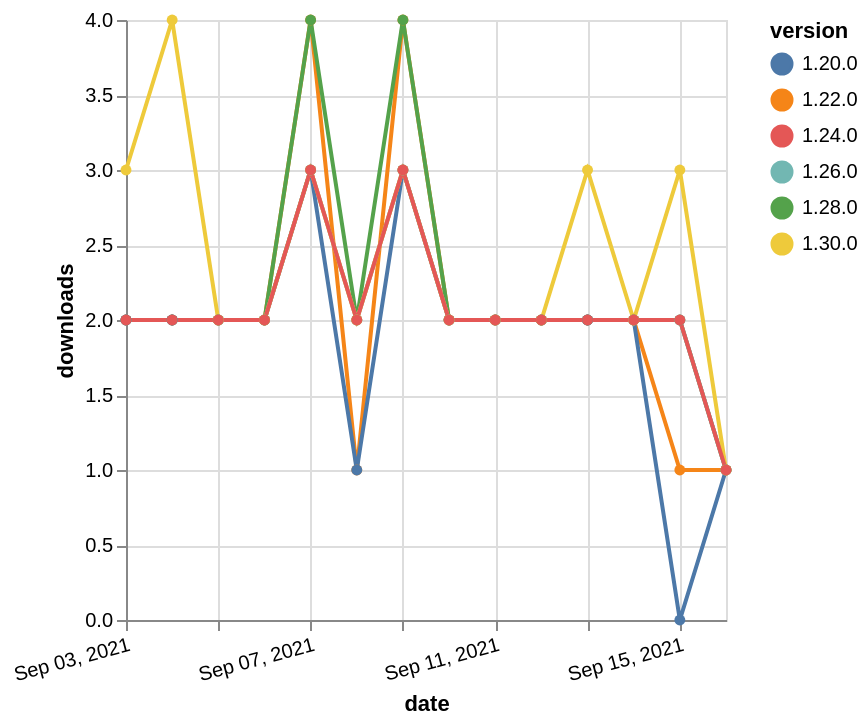

Write the Vega-Lite specification saved for this chart.
### Vega-Lite specification from a JSON file in a GitHub repository (floating-point values rounded to 4 significant figures)
{"$schema": "https://vega.github.io/schema/vega-lite/v5.json", "description": "A simple bar chart with embedded data.", "data": {"values": [{"date": "2021-09-03", "total": 1947, "delta": 2, "version": "1.22.0"}, {"date": "2021-09-04", "total": 1949, "delta": 2, "version": "1.22.0"}, {"date": "2021-09-05", "total": 1951, "delta": 2, "version": "1.22.0"}, {"date": "2021-09-06", "total": 1953, "delta": 2, "version": "1.22.0"}, {"date": "2021-09-07", "total": 1957, "delta": 4, "version": "1.22.0"}, {"date": "2021-09-08", "total": 1958, "delta": 1, "version": "1.22.0"}, {"date": "2021-09-09", "total": 1962, "delta": 4, "version": "1.22.0"}, {"date": "2021-09-10", "total": 1964, "delta": 2, "version": "1.22.0"}, {"date": "2021-09-11", "total": 1966, "delta": 2, "version": "1.22.0"}, {"date": "2021-09-12", "total": 1968, "delta": 2, "version": "1.22.0"}, {"date": "2021-09-13", "total": 1970, "delta": 2, "version": "1.22.0"}, {"date": "2021-09-14", "total": 1972, "delta": 2, "version": "1.22.0"}, {"date": "2021-09-15", "total": 1973, "delta": 1, "version": "1.22.0"}, {"date": "2021-09-16", "total": 1974, "delta": 1, "version": "1.22.0"}, {"date": "2021-09-03", "total": 710, "delta": 2, "version": "1.28.0"}, {"date": "2021-09-04", "total": 712, "delta": 2, "version": "1.28.0"}, {"date": "2021-09-05", "total": 714, "delta": 2, "version": "1.28.0"}, {"date": "2021-09-06", "total": 716, "delta": 2, "version": "1.28.0"}, {"date": "2021-09-07", "total": 720, "delta": 4, "version": "1.28.0"}, {"date": "2021-09-08", "total": 722, "delta": 2, "version": "1.28.0"}, {"date": "2021-09-09", "total": 726, "delta": 4, "version": "1.28.0"}, {"date": "2021-09-10", "total": 728, "delta": 2, "version": "1.28.0"}, {"date": "2021-09-11", "total": 730, "delta": 2, "version": "1.28.0"}, {"date": "2021-09-12", "total": 732, "delta": 2, "version": "1.28.0"}, {"date": "2021-09-13", "total": 734, "delta": 2, "version": "1.28.0"}, {"date": "2021-09-14", "total": 736, "delta": 2, "version": "1.28.0"}, {"date": "2021-09-15", "total": 738, "delta": 2, "version": "1.28.0"}, {"date": "2021-09-16", "total": 739, "delta": 1, "version": "1.28.0"}, {"date": "2021-09-03", "total": 1021, "delta": 2, "version": "1.26.0"}, {"date": "2021-09-04", "total": 1023, "delta": 2, "version": "1.26.0"}, {"date": "2021-09-05", "total": 1025, "delta": 2, "version": "1.26.0"}, {"date": "2021-09-06", "total": 1027, "delta": 2, "version": "1.26.0"}, {"date": "2021-09-07", "total": 1030, "delta": 3, "version": "1.26.0"}, {"date": "2021-09-08", "total": 1032, "delta": 2, "version": "1.26.0"}, {"date": "2021-09-09", "total": 1035, "delta": 3, "version": "1.26.0"}, {"date": "2021-09-10", "total": 1037, "delta": 2, "version": "1.26.0"}, {"date": "2021-09-11", "total": 1039, "delta": 2, "version": "1.26.0"}, {"date": "2021-09-12", "total": 1041, "delta": 2, "version": "1.26.0"}, {"date": "2021-09-13", "total": 1043, "delta": 2, "version": "1.26.0"}, {"date": "2021-09-14", "total": 1045, "delta": 2, "version": "1.26.0"}, {"date": "2021-09-15", "total": 1047, "delta": 2, "version": "1.26.0"}, {"date": "2021-09-16", "total": 1048, "delta": 1, "version": "1.26.0"}, {"date": "2021-09-03", "total": 2034, "delta": 2, "version": "1.20.0"}, {"date": "2021-09-04", "total": 2036, "delta": 2, "version": "1.20.0"}, {"date": "2021-09-05", "total": 2038, "delta": 2, "version": "1.20.0"}, {"date": "2021-09-06", "total": 2040, "delta": 2, "version": "1.20.0"}, {"date": "2021-09-07", "total": 2043, "delta": 3, "version": "1.20.0"}, {"date": "2021-09-08", "total": 2044, "delta": 1, "version": "1.20.0"}, {"date": "2021-09-09", "total": 2047, "delta": 3, "version": "1.20.0"}, {"date": "2021-09-10", "total": 2049, "delta": 2, "version": "1.20.0"}, {"date": "2021-09-11", "total": 2051, "delta": 2, "version": "1.20.0"}, {"date": "2021-09-12", "total": 2053, "delta": 2, "version": "1.20.0"}, {"date": "2021-09-13", "total": 2055, "delta": 2, "version": "1.20.0"}, {"date": "2021-09-14", "total": 2057, "delta": 2, "version": "1.20.0"}, {"date": "2021-09-15", "total": 2057, "delta": 0, "version": "1.20.0"}, {"date": "2021-09-16", "total": 2058, "delta": 1, "version": "1.20.0"}, {"date": "2021-09-03", "total": 230, "delta": 3, "version": "1.30.0"}, {"date": "2021-09-04", "total": 234, "delta": 4, "version": "1.30.0"}, {"date": "2021-09-05", "total": 236, "delta": 2, "version": "1.30.0"}, {"date": "2021-09-06", "total": 238, "delta": 2, "version": "1.30.0"}, {"date": "2021-09-07", "total": 241, "delta": 3, "version": "1.30.0"}, {"date": "2021-09-08", "total": 243, "delta": 2, "version": "1.30.0"}, {"date": "2021-09-09", "total": 246, "delta": 3, "version": "1.30.0"}, {"date": "2021-09-10", "total": 248, "delta": 2, "version": "1.30.0"}, {"date": "2021-09-11", "total": 250, "delta": 2, "version": "1.30.0"}, {"date": "2021-09-12", "total": 252, "delta": 2, "version": "1.30.0"}, {"date": "2021-09-13", "total": 255, "delta": 3, "version": "1.30.0"}, {"date": "2021-09-14", "total": 257, "delta": 2, "version": "1.30.0"}, {"date": "2021-09-15", "total": 260, "delta": 3, "version": "1.30.0"}, {"date": "2021-09-16", "total": 261, "delta": 1, "version": "1.30.0"}, {"date": "2021-09-03", "total": 1477, "delta": 2, "version": "1.24.0"}, {"date": "2021-09-04", "total": 1479, "delta": 2, "version": "1.24.0"}, {"date": "2021-09-05", "total": 1481, "delta": 2, "version": "1.24.0"}, {"date": "2021-09-06", "total": 1483, "delta": 2, "version": "1.24.0"}, {"date": "2021-09-07", "total": 1486, "delta": 3, "version": "1.24.0"}, {"date": "2021-09-08", "total": 1488, "delta": 2, "version": "1.24.0"}, {"date": "2021-09-09", "total": 1491, "delta": 3, "version": "1.24.0"}, {"date": "2021-09-10", "total": 1493, "delta": 2, "version": "1.24.0"}, {"date": "2021-09-11", "total": 1495, "delta": 2, "version": "1.24.0"}, {"date": "2021-09-12", "total": 1497, "delta": 2, "version": "1.24.0"}, {"date": "2021-09-13", "total": 1499, "delta": 2, "version": "1.24.0"}, {"date": "2021-09-14", "total": 1501, "delta": 2, "version": "1.24.0"}, {"date": "2021-09-15", "total": 1503, "delta": 2, "version": "1.24.0"}, {"date": "2021-09-16", "total": 1504, "delta": 1, "version": "1.24.0"}]}, "width": "container", "mark": {"type": "line", "point": {"filled": true}}, "encoding": {"x": {"field": "date", "type": "temporal", "timeUnit": "yearmonthdate", "title": "date", "axis": {"labelAngle": -15}}, "y": {"field": "delta", "type": "quantitative", "title": "downloads"}, "color": {"field": "version", "type": "nominal"}, "tooltip": {"field": "delta"}}}
